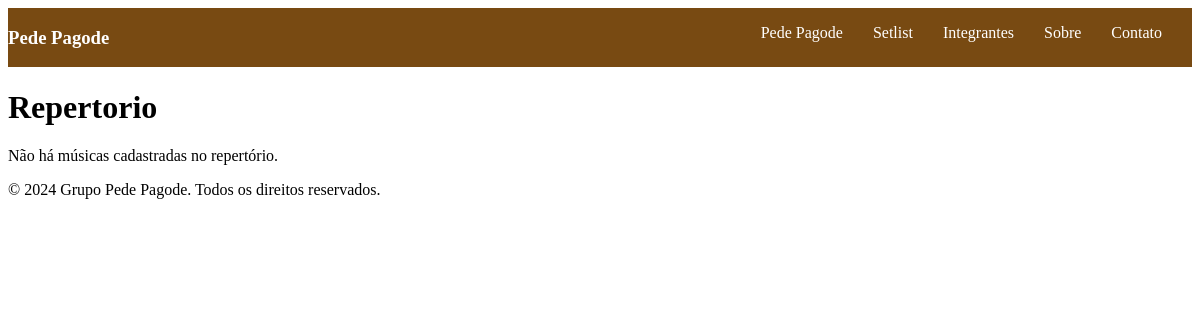
/repertorio/, run on an earlier commit of the app's database.
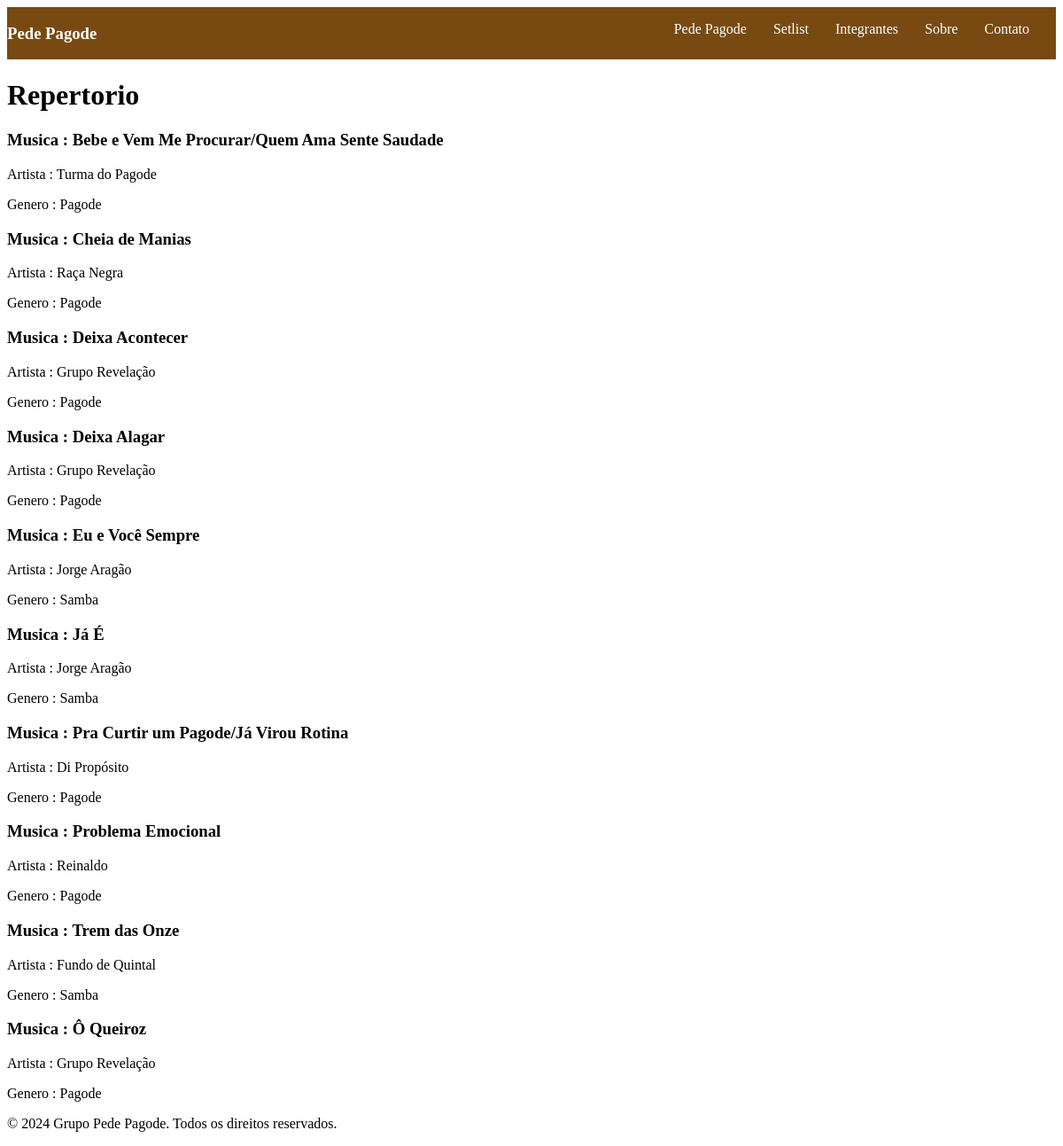
And on a later commit of the database.
### tables this page shows
CREATE TABLE songs (
    id INTEGER PRIMARY KEY AUTOINCREMENT,
    name TEXT NOT NULL,
    artist TEXT NOT NULL,
    genre TEXT NOT NULL,
    likes INTEGER DEFAULT 0,
    dislikes INTEGER DEFAULT 0
);

### backend/routes/repertorio.py (the view)
@repertorio_bp.get("/")
def listar_repertorio():
    return controller.listar_repertorio()

### backend/controllers/repertorio.py (called while the page is built)
    def listar_repertorio(self):
        repertorio = self.service.listar_repertorio()
        return render_template("repertorio.html" , repertorio = repertorio)

### backend/database/connection.py (called while the page is built)
def get_connection():
    connection = sqlite3.connect(DATABASE_PATH)
    connection.row_factory = sqlite3.Row
    return connection

### backend/services/musica_service.py (called while the page is built)
    def listar_repertorio(self):
        connection = get_connection()
        cursor = connection.cursor()
        cursor.execute(
            """
            SELECT *
            FROM songs
            ORDER BY name
            """
        )
        dados = cursor.fetchall()
        connection.close()
        musicas = []
        for musica in dados:
            musicas.append(
                Musica(
                    id=musica["id"],
                    nome=musica["name"],
                    artista=musica["artist"],
                    genero=musica["genre"],
                    likes=musica["likes"],
                    dislikes=musica["dislikes"]
                )
            )
        return musicas

### frontend/templates/repertorio.html
{% extends "base.html" %}
{% block content %}
  <h1>Repertorio</h1>
  <div class="repertorio-container">
    {% if repertorio|length > 0 %}
        {% for musica in repertorio %}
          <div class="repertorio-card">
            <h3>Musica : {{ musica.nome }}</h3>
            <p>Artista : {{ musica.artista }}</p>
            <p>Genero : {{ musica.genero }}</p>
          </div>
        {% endfor %}
    {% else %}
      <p>Não há músicas cadastradas no repertório.</p>
    {% endif %}
  </div>
{% endblock %}

### frontend/templates/base.html (shortened to what this page needs)
<!DOCTYPE html>
<html lang="pt-br">
<head>
  <link rel="stylesheet" href="{{ url_for('static', filename='css/base.css') }}">
</head>
<body>
    <div class= "nav-container">
        <div class = "logo">
            <a href="/"><h3>Pede Pagode</h3></a>
        </div>
        <div class = "nav-links-container">
            <ul class = "nav-links">
                <li><a href="{{ url_for('pedido.pagina_pedido') }}">Pede Pagode</a></li>
                <li><a href="{{ url_for('repertorio.listar_repertorio') }}">Setlist</a></li>
                <li><a href="#">Integrantes</a></li>
                <li><a href="#">Sobre</a></li>
                <li><a href="#">Contato</a></li>
            </ul>
        </div>
    </div>
  <main>
    {% block content %}{% endblock %}
  </main>
  <footer>
    <p>&copy; 2024 Grupo Pede Pagode. Todos os direitos reservados.</p>
  </footer>

### frontend/static/css/base.css (style rules this page uses)
a { text-decoration: none; }
.nav-container { display: flex; flex-direction: row; justify-content: space-between; background-color: #784a12; }
.nav-links { display: flex; flex-direction: row; }
.nav-links li { margin-right: 30px; list-style: none; }
.nav-container h3 { color: white; }
.nav-links li a { color : white; text-decoration: none; }

What changed in the data, as far as the page shows it:
added songs: nome "Bebe e Vem Me Procurar/Quem Ama Sente Saudade", artista "Turma do Pagode", genero "Pagode"
added songs: nome "Cheia de Manias", artista "Raça Negra", genero "Pagode"
added songs: nome "Deixa Acontecer", artista "Grupo Revelação", genero "Pagode"
added songs: nome "Deixa Alagar", artista "Grupo Revelação", genero "Pagode"
added songs: nome "Eu e Você Sempre", artista "Jorge Aragão", genero "Samba"
added songs: nome "Já É", artista "Jorge Aragão", genero "Samba"
added songs: nome "Pra Curtir um Pagode/Já Virou Rotina", artista "Di Propósito", genero "Pagode"
added songs: nome "Problema Emocional", artista "Reinaldo", genero "Pagode"
added songs: nome "Trem das Onze", artista "Fundo de Quintal", genero "Samba"
added songs: nome "Ô Queiroz", artista "Grupo Revelação", genero "Pagode"
Also different on the page:
text no longer shown: "Não há músicas cadastradas no repertório."
